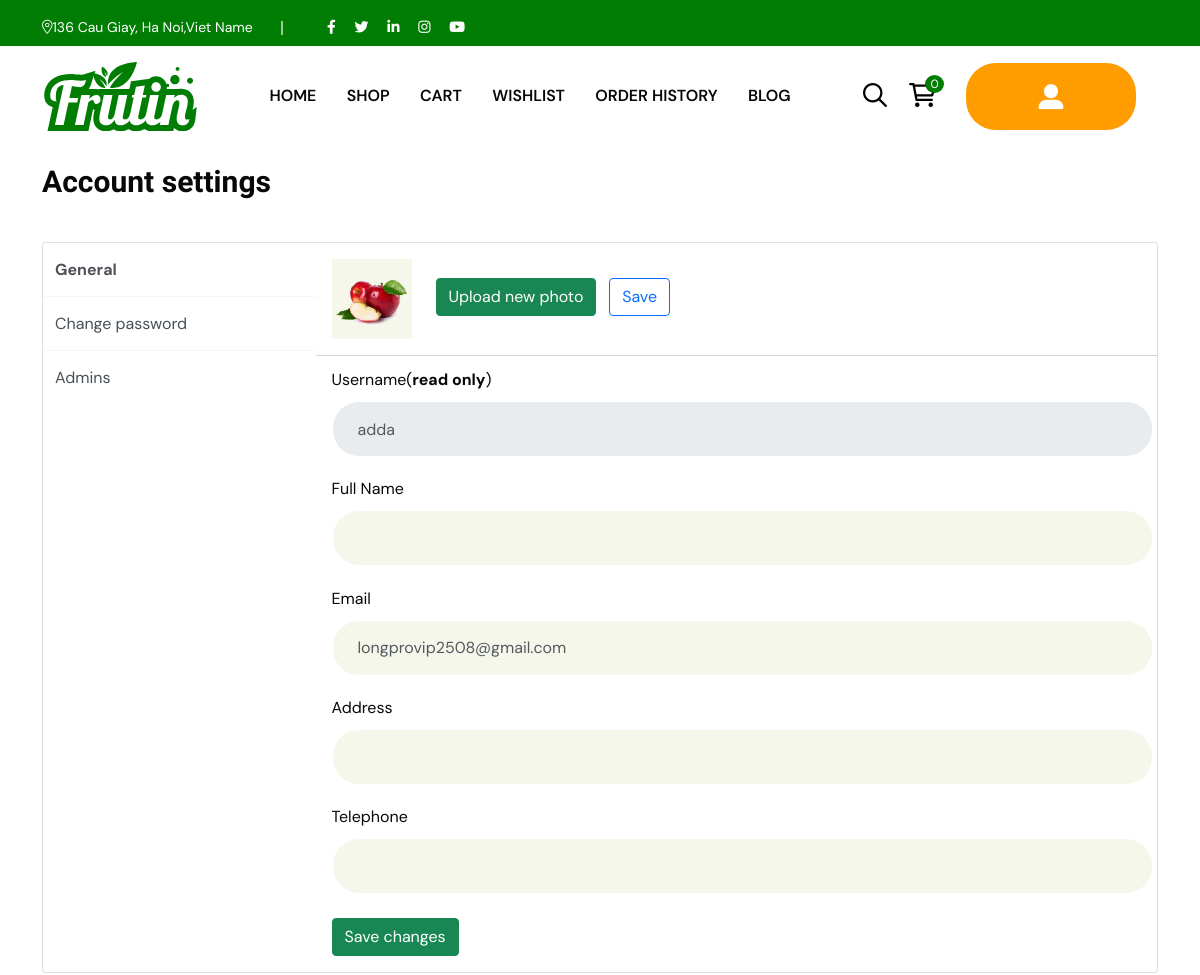
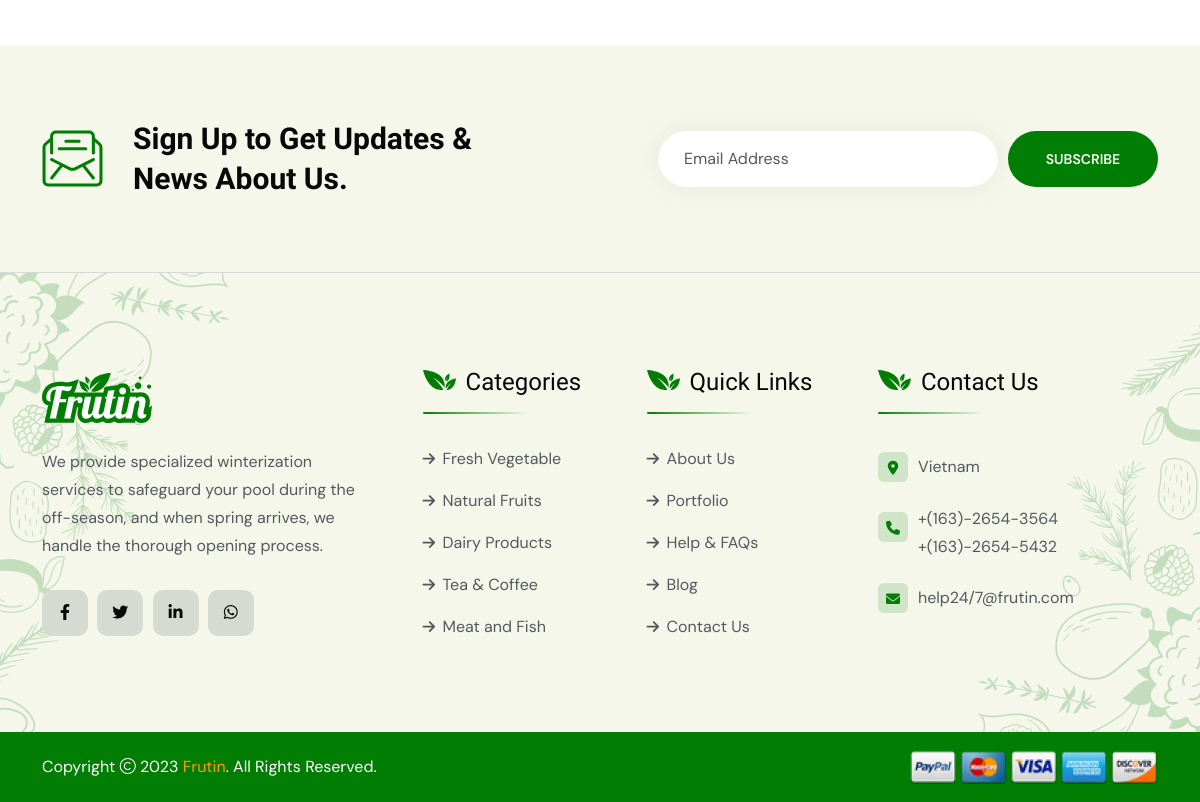
Page /index.php?act=profile (signed in) on the committed database (2 pictures, top to bottom).
### tables this page shows
CREATE TABLE `user` (
  `username` varchar(50) NOT NULL,
  `password` varchar(20) NOT NULL,
  `full_name` varchar(50) NOT NULL,
  `email` varchar(50) NOT NULL,
  `image` varchar(400) NOT NULL DEFAULT 'avatar1.png',
  `address` varchar(200) NOT NULL,
  `telephone` varchar(12) NOT NULL,
  `role` tinyint(1) NOT NULL DEFAULT 0
);

### model/pdo.php (called while the page is built, shortened)
<?php
function pdo_get_connection(){
    $servername = "localhost";
    $username = "root";
    $password = "";
    try {
        $conn = new PDO("mysql:host=$servername;dbname=longvlhph38689", $username, $password);
        $conn->setAttribute(PDO::ATTR_ERRMODE, PDO::ERRMODE_EXCEPTION);
        return $conn;
    } catch(PDOException $e) {
        echo "Connection failed: " . $e->getMessage();
    }
}
function pdo_query($sql){
    $sql_args=array_slice(func_get_args(),1);
    try{
        $conn=pdo_get_connection();
        $stmt=$conn->prepare($sql);
        $stmt->execute($sql_args);
        $rows=$stmt->fetchAll();
        return $rows;
    }
    catch(PDOException $e){
        throw $e;
    }
    finally{
        unset($conn);
    }
}

### model/user.php (called while the page is built, shortened)
<?php
function get_user($username)
{
    $sql = "SELECT * FROM `user` WHERE `username`='$username'";
    return pdo_query($sql);
}

### profile.php (the view, shortened to what this page needs)
<!DOCTYPE html>
<html lang="en">
<head>
    <link href="https://cdn.jsdelivr.net/npm/bootstrap@4.5.0/dist/css/bootstrap.min.css" rel="stylesheet">
</head>
<body>
    <form action="" method="post" enctype="multipart/form-data">
        <div class="container light-style mb-5 flex-grow-1 container-p-y">
            <h4 class="font-weight-bold py-3 mb-4">
                Account settings
            </h4>
            <div class="card overflow-hidden">
                <div class="row no-gutters row-bordered row-border-light">
                    <div class="col-md-3 pt-0">
                        <div class="list-group list-group-flush account-settings-links">
                            <a class="list-group-item list-group-item-action active" data-toggle="list" href="#account-general">General</a>
                            <a class="list-group-item list-group-item-action" data-toggle="list" href="#account-change-password">Change password</a>
                            <a class="list-group-item list-group-item-action" data-toggle="list" href="#account-notifications">Admins</a>
                        </div>
                    </div>
                    <div class="col-md-9">
                        <div class="tab-content">
                            <div class="tab-pane fade active show" id="account-general">
                                <div class="card-body media align-items-center">
                                    <img height="5rem" width="5rem" style="object-fit: cover;" src="./assets/img/user/<?= $username[0]['image']; ?>" alt="image" class="d-block ui-w-80">
                                    <div class="media-body ml-4">
                                        <label class="btn btn-success">
                                            Upload new photo
                                        </label> &nbsp;
                                        <label class="btn btn-outline-primary">
                                            Save
                                        </label> &nbsp;
                                    </div>
                                </div>
                                <hr class="border-light m-0">
                                <div class="card-body">
                                    <div class="form-group">
                                        <label class="form-label">Username(<strong>read only</strong>)</label>
                                        <input type="text" readonly name="general_username" class="form-control mb-1" value="<?= $username[0]['username']; ?>">
                                    </div>
                                    <div class="form-group">
                                        <label class="form-label">Full Name</label>
                                        <input type="text" name="general_full_name" class="form-control" value="<?= $username[0]['full_name']; ?>">
                                    </div>
                                    <div class="form-group">
                                        <label class="form-label">Email</label>
                                        <input type="text" name="general_email" class="form-control" value="<?= $username[0]['email']; ?>">
                                    </div>
                                    <div class="form-group">
                                        <label class="form-label">Address</label>
                                        <input type="text" class="form-control" name="general_address" value="<?= $username[0]['address']; ?>">
                                    </div>
                                    <div class="form-group">
                                        <label class="form-label">Telephone</label>
                                        <input type="text" class="form-control" name="general_telephone" value="<?= $username[0]['telephone']; ?>">
                                    </div>
                                    <button type="submit" name="update_general" class="btn btn-success saveChanges">Save changes</button>&nbsp;
                                </div>
                            </div>
                        </div>
                    </div>
                </div>
            </div>
        </div>
    </form>
</body>
</html>

### profile.php (style rules this page uses)
body { background: #f5f5f5; margin-top: 20px; font-family: 'DM Sans', sans-serif; }
.ui-w-80 { width: 80px !important; height: auto; }
label.btn { margin-bottom: 0; }
.btn-outline-primary { border-color: #26B4FF; background: transparent; color: #26B4FF; }
.btn { cursor: pointer; }
.card { background-clip: padding-box; box-shadow: 0 1px 4px rgba(24, 28, 33, 0.012); }
.row-bordered { overflow: hidden; }
.account-settings-links .list-group-item.active { font-weight: bold !important; }
html:not(.dark-style) .account-settings-links .list-group-item.active { background: transparent !important; }
.light-style .account-settings-links .list-group-item { padding: 0.85rem 1.5rem; border-color: rgba(24, 28, 33, 0.03) !important; }
.light-style .account-settings-links .list-group-item.active { color: #4e5155 !important; }
.light-style .account-settings-links .list-group-item.active { color: #4E5155 !important; }

### rows in the picture
user: image (picture), general_username "adda", general_email "longprovip2508@gmail.com"
